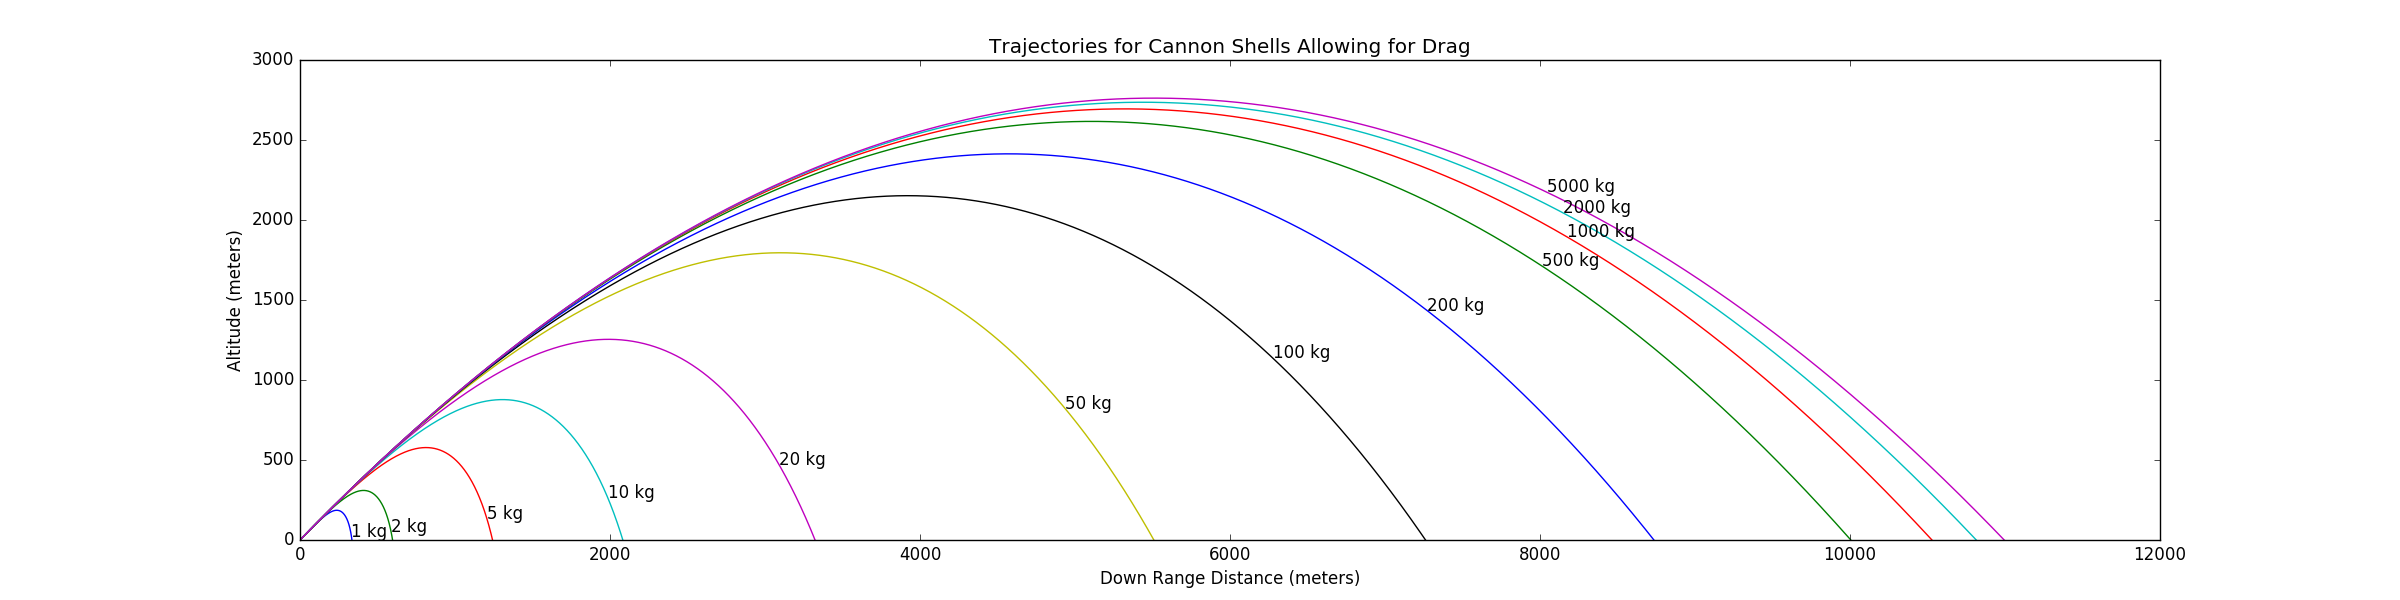

The Python source for this figure:
#!/usr/bin/env python

## 
## Created Friday, April 15, 2016 at 22:01:00 reuladair ([email redacted])
##
import time
import math
from math import *
import numpy as np
import matplotlib.pyplot as plt

import numba
from numba import jit, int32, float64, float32, void

## atmospheric temperature as a function of altitude...
@jit(float64(float64), nopython=True)
def T(h):
    if h >= 25000:                 # upper stratosphere
       Tofh = -131.21 + 0.00200 * h
    elif h >= 11000 and h < 25000: # lower stratosphere
       Tofh = -56.46
    elif h >= 0 and h < 11000:     # troposphere
       Tofh = 15.04 - 0.00649 * h
    else:
       Tofh = 0.0
    return Tofh

## atmospheric pressure as a function of altitude...
@jit(float64(float64), nopython=True)
def P(h):
    if h >= 25000:                 # upper stratosphere
       pofh = 2.488 * ( ( T(h) + 273.1 )/216.6 )**(-11.388)
    elif h >= 11000 and h < 25000: # lower stratosphere
       pofh = 22.65 * exp(1.73 - 0.000157 * h)
    elif h >= 0 and h < 11000:     # troposphere
       pofh = 101.29 * ( ( T(h) + 273.1 )/288.08 )**5.256
    else:
       pofh = 0.0
    return pofh

## atmospheric density as a function of altitude
@jit(float64(float64), nopython=True)
def rho(h):
    return P(h) / ( 0.2869 * ( T(h) + 273.1) )

## compute drag force (after Wikipedia) needs mass and cross-sectional area...
@jit(float64(float64, float64, float64, float64, float64, float64), nopython=True)
def get_dfactor(x,y,vx,vy,area,mass):
    cd = 0.25 
    v2 = vx * vx + vy * vy
    iv = 1.0 / sqrt(v2)
    mag = 0.5 * rho(y) * v2 * cd * area
    return iv * mag / mass

## acceleration of gravity...
@jit(float64(float64, float64), nopython=True)
def get_fgy(y,mass):
    g0 = 9.8000
    Re = 6371000.0 # m - radius of the earth
    return - g0 * (Re/(Re+y)) ** 2.0

## driver module that actually does the numerical integration
@jit
def driver(x0,y0,v0,thetad, mass, drag=True, init=True, dt=1.0e-5, bore=0.25):

    if (init == True):
        xi  = []
        yi  = []
        vxi = []
        vyi = []
        ti  = []
        begin = False
        theta = thetad * pi / 180.0
        vx0   = v0 * cos(theta)
        vy0   = v0 * sin(theta)
        area  = pi * (bore/2)**2.0
        print("nx0=%f, y0=%f, v0=%f, thd=%f, bore=%f, mass=%f, vx0=%f, vy0=%f, area=%f" % (x0,y0,v0,thetad,bore,mass,vx0,vy0,area))
        x  = x0
        y  = y0
        vx = vx0
        vy = vy0
        t  = 0
       
    while True:
       y += vy * dt
       if y > 0 :
         t += dt
         x += vx * dt
         fgx = 0.0
         fgy = get_fgy(y,mass)
         coeff = get_dfactor(x,y,vx,vy,area,mass)
         fdx = -vx * coeff
         fdy = -vy * coeff
         vx += dt * (fgx + fdx)
         vy += dt * (fgy + fdy)
         xi.append(x)
         yi.append(y)
         vxi.append(vxi)
         vyi.append(vyi)
         ti.append(t)
       else:
         return (xi,yi)

## main program...     
if __name__ == "__main__":
   print('begin...')
   start_time = time.time()
   # So we run the model several times now for cases where the projectile mass is
   # 125, 250, 500, 1000, 2000, 4000, and 8000 kgm respectively...
   curves = []
   masses = [1., 2., 5., 10., 20., 50., 100., 200., 500., 1000., 2000., 5000.]
   start_time = time.time()
   for mass in masses:
       print("computing: mass=%7.2f kgm" % mass)
       (thisx, thisy) = driver(0., 0., 330., 45., mass, drag=True, init=True)
       curves.append((mass, thisx, thisy))
   stop_time = time.time()
   print("WITH jit: %9.3f secs run-time" % (stop_time-start_time))

   # draw and annotate the curves...
   cnt = 0
   plt.figure(figsize=(24,6))
   for (mass, x, y) in curves:
       # draw the curves...
       plt.plot(x,y)
       # compute a shifting location (as a function of curve number) along
       # the curves for the projectile mass to be written...
       ixloc = int((0.95-0.02*cnt)*len(x))
       iyloc = int((0.95-0.02*cnt)*len(y))
       # now print the mass labels
       plt.text(x[ixloc], y[iyloc], ("%d kg" % int(mass)))
       # increment the counter so that we keep shifting the i{x,y}loc values
       cnt += 1
           
   plt.title("Trajectories for Cannon Shells Allowing for Drag")
   plt.xlabel("Down Range Distance (meters)")
   plt.ylabel("Altitude (meters)")
   plt.savefig("with.png")
   #plt.show()
   plt.close()   
